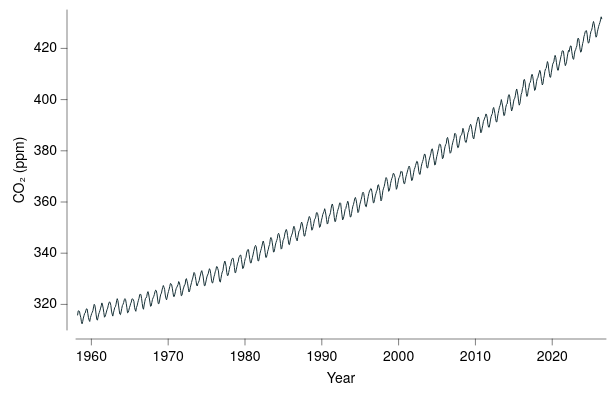

Vega-Lite specification stored for this chart:
### Vega-Lite specification from a JSON file in a GitHub repository (floating-point values rounded to 4 significant figures; data arrays with more than 128 entries replaced by an {"elided": "..."} marker saying what was removed)
{"background": null, "config": {"arc": {"fill": "#DBDBDB", "fillOpacity": 1.0, "innerRadius": 40.0, "padAngle": 0.03, "stroke": "black", "strokeOpacity": 1, "strokeWidth": 0.25}, "area": {"fill": "#DBDBDB", "fillOpacity": 1.0, "stroke": "black", "strokeOpacity": 1, "strokeWidth": 0.25}, "axis": {"domain": true, "domainCap": "round", "domainColor": "black", "domainWidth": 0.25, "grid": false, "gridCap": "round", "gridColor": "#F1F1F1", "gridDash": [0, 0], "gridOpacity": 1.0, "gridWidth": 0.25, "labelColor": "black", "labelFont": "Helvetica Neue, HelveticaNeue, Helvetica, Arial, sans-serif", "labelFontSize": 7, "labelFontStyle": "normal", "labelFontWeight": 400, "offset": 4.5, "ticks": true, "tickCap": "round", "tickColor": "black", "tickRound": false, "tickSize": 3, "tickWidth": 0.25, "titleColor": "black", "titleFont": "Helvetica Neue, HelveticaNeue, Helvetica, Arial, sans-serif", "titleFontSize": 7, "titleFontStyle": "normal", "titleFontWeight": 400}, "axisX": {"domain": true, "labelAlign": "center", "labelAngle": 0, "labels": true, "ticks": true, "translate": 0}, "axisY": {"domain": true, "labelAlign": "right", "labelAngle": 0, "labels": true, "ticks": true, "translate": 0}, "axisRight": {"domain": true, "labelAlign": "left", "labelAngle": 0, "labels": true, "ticks": true, "translate": 0}, "axisTop": {"domain": true, "labelAlign": "center", "labelAngle": 0, "labels": true, "ticks": true, "translate": 0}, "axisBand": {"tickOffset": 0}, "bar": {"fill": "#DBDBDB", "fillOpacity": 1.0, "stroke": "black", "strokeOpacity": 1, "strokeWidth": 0.25}, "boxplot": {"size": 14.4, "ticks": {"cornerRadius": 0.25, "fill": "black", "opacity": 1, "size": 7.2, "thickness": 0.25}, "box": {"fillOpacity": 1.0, "stroke": "black", "strokeOpacity": 1, "strokeWidth": 0.25}, "median": {"cornerRadius": 0, "fill": "black", "fillOpacity": 1.0, "opacity": 1, "size": 14.4, "thickness": 0.25}, "rule": {"fill": "black", "fillOpacity": 1.0, "size": 16.0, "stroke": "black", "strokeDash": [0, 0], "strokeOpacity": 1, "strokeWidth": 0.25}, "outliers": {"color": "black", "fill": "black", "fillOpacity": 1.0, "size": 0, "stroke": "black", "strokeOpacity": 1, "strokeWidth": 0.25}}, "circle": {"fill": "black", "fillOpacity": 1.0, "size": 2.0, "stroke": null, "strokeOpacity": 1, "strokeWidth": 0.25}, "errorband": {"band": {"fillOpacity": 0.6, "stroke": null, "strokeWidth": 0.25, "strokeOpacity": 1}, "borders": {"opacity": 0, "strokeOpacity": 0.25, "strokeWidth": 1}}, "errorbar": {"opacity": 1, "rule": {"strokeDash": [0, 0], "strokeWidth": 0.25}, "ticks": {"color": "black", "cornerRadius": 0.125, "opacity": 1, "size": 9.6, "thickness": 0.25}, "thickness": 0.25}, "font": "Helvetica Neue, HelveticaNeue, Helvetica, Arial, sans-serif", "geoshape": {"fill": "#DBDBDB", "fillOpacity": 1.0, "stroke": "black", "strokeOpacity": 1, "strokeWidth": 0.25}, "header": {"labelColor": "black", "labelFont": "Helvetica Neue, HelveticaNeue, Helvetica, Arial, sans-serif", "labelFontSize": 7, "labelFontStyle": "normal", "labelFontWeight": 400, "titleColor": "black", "titleFont": "Helvetica Neue, HelveticaNeue, Helvetica, Arial, sans-serif", "titleFontSize": 7, "titleFontStyle": "normal", "titleFontWeight": 400, "titlePadding": 0}, "legend": {"disable": false, "offset": 4.5, "titlePadding": 4, "labelOffset": 2, "gradientLabelOffset": 2, "gradientLength": 80.0, "gradientThickness": 8.0, "gradientOpacity": 1.0, "gradientStrokeColor": "black", "gradientStrokeWidth": 0.25, "labelColor": "black", "labelFont": "Helvetica Neue, HelveticaNeue, Helvetica, Arial, sans-serif", "labelFontSize": 7, "labelFontStyle": "normal", "labelFontWeight": 400, "strokeColor": "black", "strokeWidth": 0, "symbolSize": 42, "symbolStrokeColor": "black", "symbolStrokeWidth": 0.25, "titleColor": "black", "titleFont": "Helvetica Neue, HelveticaNeue, Helvetica, Arial, sans-serif", "titleFontSize": 7, "titleFontStyle": "normal", "titleFontWeight": 400}, "line": {"color": "black", "stroke": "black", "strokeCap": "butt", "strokeDash": [0, 0], "strokeOpacity": 1, "strokeWidth": 0.5}, "point": {"filled": true, "fill": "#DBDBDB", "fillOpacity": 1.0, "size": 8.0, "stroke": "black", "strokeOpacity": 1, "strokeWidth": 0.25}, "range": {"category": ["#5CA7B1", "#B7D0EE", "#B7B3E4", "#B3DAB5", "#F5E1B3", "#3D727B", "#809DC7", "#867DAC", "#80A988", "#CBB17A", "#204148", "#546B94", "#584C77", "#507B5F", "#9D824D"], "diverging": {"scheme": ["#6F572A", "#876E43", "#9E875F", "#B5A17F", "#CABBA2", "#DCD6CC", "#F4F1E9", "#C9D7DA", "#9DBFC6", "#78A5AF", "#558B96", "#36717C", "#1A5762"]}, "heatmap": {"scheme": ["#32022B", "#43044D", "#4C196E", "#4D338C", "#484DA6", "#3A68BB", "#1D83CA", "#1D9CCB", "#23B5C9", "#28CDC5", "#4DE0B4", "#91EE9F"]}, "ordinal": {"scheme": ["#F1F1F1", "#DBDBDB", "#C6C6C6", "#B2B2B2", "#9D9D9D", "#898989", "#767676", "#636363", "#515151", "#404040", "#2F2F2F", "#1F1F1F"]}, "ramp": {"scheme": ["#32022B", "#43044D", "#4C196E", "#4D338C", "#484DA6", "#3A68BB", "#1D83CA", "#1D9CCB", "#23B5C9", "#28CDC5", "#4DE0B4", "#91EE9F"]}}, "rule": {"color": "black", "stroke": "black", "strokeCap": "round", "strokeDash": [2, 2], "strokeOpacity": 1, "strokeWidth": 0.25}, "scale": {"bandPaddingInner": 0.1, "bandPaddingOuter": 0.1, "round": false}, "rect": {"fill": "#DBDBDB", "fillOpacity": 1.0, "stroke": "black", "strokeOpacity": 1, "strokeWidth": 0.25}, "square": {"fill": "#DBDBDB", "fillOpacity": 1.0, "size": 16.0, "stroke": "black", "strokeOpacity": 1, "strokeWidth": 0.25}, "text": {"color": "black", "font": "Helvetica Neue, HelveticaNeue, Helvetica, Arial, sans-serif", "fontSize": 7, "fontStyle": "normal", "fontWeight": 400}, "tick": {"color": "black", "cornerRadius": 0.125, "opacity": 1.0, "size": 14.4, "thickness": 0.25}, "title": {"anchor": "middle", "frame": "group", "color": "black", "font": "Helvetica Neue, HelveticaNeue, Helvetica, Arial, sans-serif", "fontSize": 7, "fontStyle": "normal", "fontWeight": 400, "subtitleColor": "black", "subtitleFont": "Helvetica Neue, HelveticaNeue, Helvetica, Arial, sans-serif", "subtitleFontSize": "Helvetica Neue, HelveticaNeue, Helvetica, Arial, sans-serif", "subtitleFontStyle": "normal", "subtitleFontWeight": 400}, "trail": {"color": "black", "opacity": 1, "size": 0.5}, "view": {"continuousWidth": 265, "continuousHeight": 160, "discreteWidth": 265, "discreteHeight": 160, "fill": null, "stroke": null, "strokeWidth": 0.25}}, "data": {"name": "data-d09b8b6b88d94b01a71a115fbf3ec98b"}, "mark": {"type": "line", "color": "#173137"}, "encoding": {"x": {"axis": {"format": "d"}, "field": "year", "scale": {"domain": [1958, 2027], "nice": false}, "title": "Year", "type": "quantitative"}, "y": {"field": "co2", "scale": {"domain": [310, 435], "nice": false}, "title": "CO₂ (ppm)", "type": "quantitative"}}, "$schema": "https://vega.github.io/schema/vega-lite/v6.4.1.json", "datasets": {"data-d09b8b6b88d94b01a71a115fbf3ec98b": {"elided": "820 records"}}}
